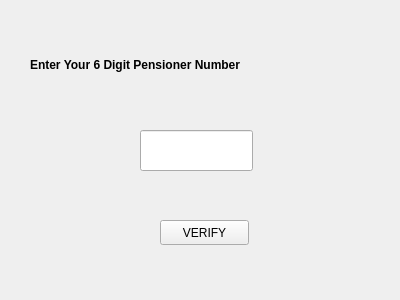
<?xml version="1.0" encoding="UTF-8"?>
<ui version="4.0">
 <class>MainWindow</class>
 <widget class="QMainWindow" name="MainWindow">
  <property name="geometry">
   <rect>
    <x>0</x>
    <y>0</y>
    <width>400</width>
    <height>300</height>
   </rect>
  </property>
  <property name="windowTitle">
   <string>MainWindow</string>
  </property>
  <widget class="QWidget" name="centralWidget">
   <widget class="QPushButton" name="pushButton">
    <property name="geometry">
     <rect>
      <x>160</x>
      <y>220</y>
      <width>89</width>
      <height>25</height>
     </rect>
    </property>
    <property name="text">
     <string>VERIFY</string>
    </property>
   </widget>
   <widget class="QLabel" name="label">
    <property name="geometry">
     <rect>
      <x>30</x>
      <y>40</y>
      <width>361</width>
      <height>51</height>
     </rect>
    </property>
    <property name="text">
     <string>&lt;html&gt;&lt;head/&gt;&lt;body&gt;&lt;p&gt;&lt;span style=&quot; font-weight:600;&quot;&gt;Enter Your 6 Digit Pensioner Number&lt;/span&gt;&lt;/p&gt;&lt;/body&gt;&lt;/html&gt;</string>
    </property>
   </widget>
   <widget class="QLineEdit" name="lineEdit">
    <property name="geometry">
     <rect>
      <x>140</x>
      <y>130</y>
      <width>113</width>
      <height>41</height>
     </rect>
    </property>
    <property name="maxLength">
     <number>6</number>
    </property>
   </widget>
  </widget>
 </widget>
 <layoutdefault spacing="6" margin="11"/>
 <resources/>
 <connections/>
</ui>
